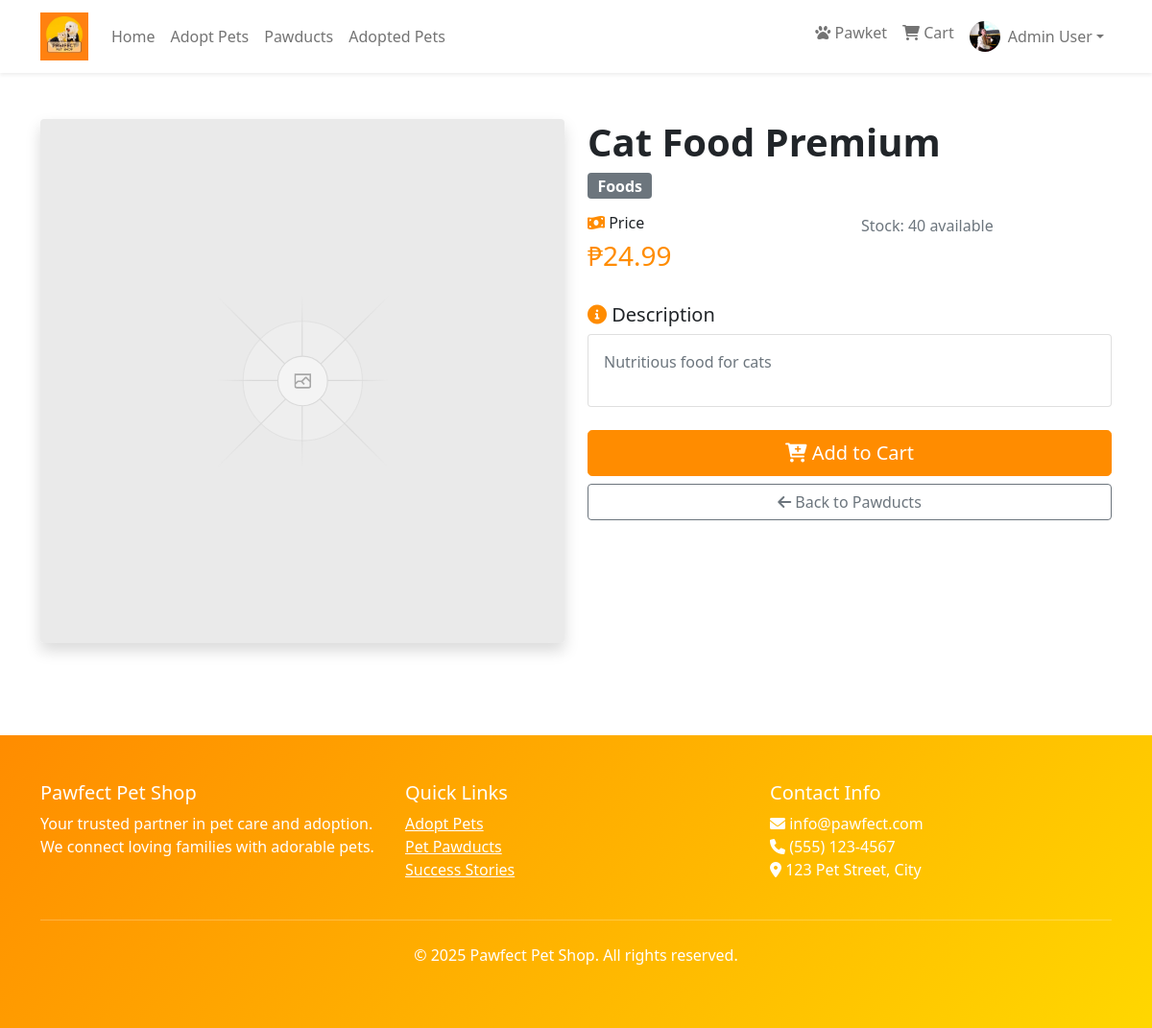
The page /product/4 (signed in) on the database its author committed.
### tables this page shows
CREATE TABLE IF NOT EXISTS settings (
    id INT AUTO_INCREMENT PRIMARY KEY,
    setting_key VARCHAR(100) UNIQUE NOT NULL,
    setting_value TEXT
);

CREATE TABLE IF NOT EXISTS users (
    id INT AUTO_INCREMENT PRIMARY KEY,
    avatar TEXT NULL,
    first_name VARCHAR(50) NOT NULL,
    last_name VARCHAR(50) NOT NULL,
    email VARCHAR(100) UNIQUE NOT NULL,
    password TEXT NOT NULL,
    phone VARCHAR(20),
    role ENUM('user', 'admin') DEFAULT 'user',
    is_banned BOOLEAN DEFAULT FALSE
);

CREATE TABLE IF NOT EXISTS products (
    id INT PRIMARY KEY AUTO_INCREMENT,
    name VARCHAR(255) NOT NULL,
    product_image VARCHAR(255),
    stock_quantity INT NOT NULL DEFAULT 0,
    type ENUM('foods', 'accessories') NOT NULL,
    price DECIMAL(10,2) NOT NULL,
    description TEXT
);

### controllers/ProductController.php (called while the page is built, shortened)
<?php
require_once 'models/Product.php';
class ProductController extends Controller {
    public function show($id) {
        $productModel = new Product();
        $product = $productModel->getById($id);
        $this->view('products/show', [
            'product' => $product
        ]);
    }
}
?>

### config/config.php (called while the page is built, shortened)
<?php
require_once 'database.php';
function isLoggedIn() {
    return isset($_SESSION['user_id']);
}
function getSetting($key, $default = '') {
    global $pdo;
    $stmt = $pdo->prepare("SELECT setting_value FROM settings WHERE setting_key = ?");
    $stmt->execute([$key]);
    $result = $stmt->fetch();
    return $result ? $result['setting_value'] : $default;
}
?>

### models/User.php (called while the page is built, shortened)
<?php
class User extends Model {
    protected $pdo;
    public function __construct() {
        global $pdo;
        $this->pdo = $pdo;
    }
    public function getById($id) {
        $stmt = $this->pdo->prepare("SELECT * FROM users WHERE id = ?");
        $stmt->execute([$id]);
        return $stmt->fetch();
    }
}
?>

### models/Product.php (called while the page is built, shortened)
<?php
class Product {
    private $pdo;
    public function __construct() {
        global $pdo;
        $this->pdo = $pdo;
    }
    public function getById($id) {
        $stmt = $this->pdo->prepare("SELECT * FROM products WHERE id = ?");
        $stmt->execute([$id]);
        return $stmt->fetch();
    }
}
?>

### views/products/show.php (the view, shortened to what this page needs)
<?php require_once 'views/layout/header.php'; ?>
<div class="container py-5">
    <div class="row">
        <div class="col-md-6">
            <img src="<?php echo BASE_URL . $product['product_image']; ?>" class="img-fluid rounded shadow" alt="<?php echo $product['name']; ?>">
        </div>
        <div class="col-md-6">
            <h1 class="fw-bold"><?php echo $product['name']; ?></h1>
            <div class="mb-3">
                <span class="badge bg-secondary fs-6"><?php echo ucfirst($product['type']); ?></span>
            </div>
            <div class="row mb-4">
                <div class="col-6">
                    <h6><i class="fas fa-money-bill-wave text-primary"></i> Price</h6>
                    <h3 class="text-primary">₱<?php echo number_format($product['price'], 2); ?></h3>
                </div>
                <div class="col-6">
                    <p class="text-muted">
                        Stock: <?php echo $product['stock_quantity']; ?> available
                    </p>
                </div>
            </div>
            <div class="mb-4">
                <h5><i class="fas fa-info-circle text-primary"></i> Description</h5>
                <div class="card">
                    <div class="card-body">
                        <p class="text-muted" style="white-space: pre-line; line-height: 1.6;"><?php echo htmlspecialchars($product['description']); ?></p>
                    </div>
                </div>
            </div>
            <div class="d-grid gap-2">
                <?php if (isLoggedIn() && $product['stock_quantity'] > 0): ?>
                    <button class="btn btn-primary btn-lg add-to-cart" data-id="<?php echo $product['id']; ?>" data-name="<?php echo $product['name']; ?>">
                        <i class="fas fa-cart-plus"></i> Add to Cart
                    </button>
                <?php elseif (!isLoggedIn()): ?>
                    <a href="<?php echo BASE_URL; ?>/login" class="btn btn-primary btn-lg">
                        Login to Purchase
                    </a>
                <?php else: ?>
                    <button class="btn btn-secondary btn-lg" disabled>
                        Out of Stock
                    </button>
                <?php endif; ?>
                <a href="<?php echo BASE_URL; ?>/pawducts" class="btn btn-outline-secondary">
                    <i class="fas fa-arrow-left"></i> Back to Pawducts
                </a>
            </div>
        </div>
    </div>
</div>
<?php require_once 'views/layout/footer.php'; ?>

### views/layout/header.php (shortened to what this page needs)
<?php
require_once 'models/User.php';
?>
<!DOCTYPE html>
<html lang="en">
<head>
    <link href="https://cdn.jsdelivr.net/npm/bootstrap@5.1.3/dist/css/bootstrap.min.css" rel="stylesheet">
    <link href="https://cdnjs.cloudflare.com/ajax/libs/font-awesome/6.0.0/css/all.min.css" rel="stylesheet">
</head>
<body
    <?php if (isset($_SESSION['success'])): ?>
        data-session-success="<?php echo htmlspecialchars($_SESSION['success']); ?>"
    <?php endif; ?>
    <?php if (isset($_SESSION['error'])): ?>
        data-session-error="<?php echo htmlspecialchars($_SESSION['error']); ?>"
    <?php endif; ?>
>
    <nav class="navbar navbar-expand-lg navbar-light bg-white shadow-sm">
        <div class="container">
            <a class="navbar-brand" href="<?php echo BASE_URL; ?>">
                <?php if (getSetting('site_logo')): ?>
                    <img src="<?php echo BASE_URL . getSetting('site_logo'); ?>" alt="<?php echo getSetting('brand_name', 'Pawfect Pet Shop'); ?>" class="logo-img">
                <?php else: ?>
                    <img src="<?php echo BASE_URL; ?>/public/uploads/logo/PawfectPetShopLogo.jpg" alt="<?php echo getSetting('brand_name', 'Pawfect Pet Shop'); ?>" class="logo-img">
                <?php endif; ?>
            </a>
            <div class="collapse navbar-collapse" id="navbarNav">
                <ul class="navbar-nav me-auto">
                    <li class="nav-item">
                        <a class="nav-link" href="<?php echo BASE_URL; ?>">Home</a>
                    </li>
                    <li class="nav-item">
                        <a class="nav-link" href="<?php echo BASE_URL; ?>/pets">Adopt Pets</a>
                    </li>
                    <li class="nav-item">
                        <a class="nav-link" href="<?php echo BASE_URL; ?>/pawducts">Pawducts</a>
                    </li>
                    <li class="nav-item">
                        <a class="nav-link" href="<?php echo BASE_URL; ?>/adopted-pets">Adopted Pets</a>
                    </li>
                </ul>
                <ul class="navbar-nav">
                    <?php if (isLoggedIn()): ?>
                        <li class="nav-item">
                            <a href="<?php echo BASE_URL; ?>/pawket" class="nav-link position-relative">
                                <i class="fas fa-paw"></i> Pawket
                            </a>
                        </li>
                        <li class="nav-item">
                            <a class="nav-link position-relative" href="<?php echo BASE_URL; ?>/cart">
                                <i class="fas fa-shopping-cart"></i> Cart
                            </a>
                        </li>
                        <li class="nav-item dropdown">
                            <a class="nav-link dropdown-toggle d-flex align-items-center" href="#" id="navbarDropdown" role="button" data-bs-toggle="dropdown">
                                <?php
                                $userModel = new User();
                                $user = $userModel->getById($_SESSION['user_id']);
                                if ($user && $user['avatar']): ?>
                                    <img src="<?php echo BASE_URL . $user['avatar']; ?>" alt="Profile" class="rounded-circle me-2" style="width: 32px; height: 32px; object-fit: cover;">
                                <?php else: ?>
                                    <i class="fas fa-user-circle me-2"></i>
                                <?php endif; ?>
                                <?php echo $_SESSION['user_name']; ?>
                            </a>
                        </li>
                    <?php endif; ?>
                </ul>
            </div>
        </div>
    </nav>
</body>
</html>

### rows shown on the page
settings: setting_value (picture)
users: avatar (picture)
products: product_image (placeholder picture), name "Cat Food Premium", type "Foods", price "24.99", stock_quantity "40", description "Nutritious food for cats"

### other values the page prints
$_SESSION['user_name'] "Admin User"
